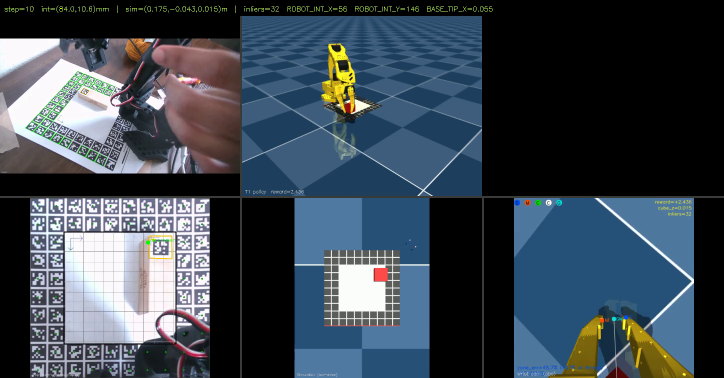
#> input picture frame 10 of real_t1_run.mp4, 1448 x 756 px, given in place of the camera (shown at 1/2 size)
$ python calibrate_camera_intrinsics.py
#> lines starting #> are read from the running program, lines starting #| are printed output that depends on the picture; after the words box and inside, x2 and y2 are one past the last pixel; in counts of white or black regions, pixels touching at a corner belong together
"""Intrinsic camera calibration using a checkerboard pattern.

Captures frames from the real wrist camera, detects checkerboard corners,
then runs cv2.calibrateCamera() to get the camera matrix and distortion
coefficients (radial + tangential distortion).

Saved to: calibration/camera_intrinsics.json

Usage:
    python calibrate_camera_intrinsics.py --camera 1
    python calibrate_camera_intrinsics.py --camera 1 --cols 9 --rows 6 --square 0.025

Controls:
    SPACE      — capture current frame (if corners found)
    C          — run calibration with captured frames so far
    U          — toggle undistort preview on/off
    Q / ESC    — quit (saves if calibration was run)

Tips:
    - Use a printed checkerboard (default: 9x6 inner corners, 25mm squares)
    - Capture 15-25 frames from different angles and distances
    - Make sure the board fills various parts of the frame
    - The green overlay shows detected corners — only captures when detected
"""

import json
import time
from pathlib import Path

import cv2
import numpy as np

SAVE_PATH = Path("calibration/camera_intrinsics.json")

# Checkerboard defaults (inner corners, not squares)
DEFAULT_COLS = 9
DEFAULT_ROWS = 6
DEFAULT_SQUARE_M = 0.030  # 30 mm squares


def calibrate(obj_points, img_points, img_shape):
    """Run cv2.calibrateCamera and return (camera_matrix, dist_coeffs, rms_error)."""
    rms, K, dist, rvecs, tvecs = cv2.calibrateCamera(
        obj_points, img_points, img_shape, None, None
    )
    return K, dist, rms


def main():
    import argparse
    parser = argparse.ArgumentParser()
    parser.add_argument("--camera", type=int, default=1)
    parser.add_argument("--cols", type=int, default=DEFAULT_COLS, help="Inner corners along width")
    parser.add_argument("--rows", type=int, default=DEFAULT_ROWS, help="Inner corners along height")
    parser.add_argument("--square", type=float, default=DEFAULT_SQUARE_M, help="Square size in metres")
    args = parser.parse_args()

    SAVE_PATH.parent.mkdir(exist_ok=True)

    board_size = (args.cols, args.rows)
    square_m   = args.square

    # 3D object points for one board pose (Z=0 plane)
    objp = np.zeros((args.cols * args.rows, 3), np.float32)
    objp[:, :2] = np.mgrid[0:args.cols, 0:args.rows].T.reshape(-1, 2) * square_m

    obj_points = []   # 3D points per captured frame
    img_points = []   # 2D points per captured frame

    cap = cv2.VideoCapture(args.camera)
    if not cap.isOpened():
        print(f"Failed to open camera {args.camera}")
        return

    K, dist = None, None
    show_undistort = False
    img_shape = None

    print(f"Checkerboard: {args.cols}x{args.rows} inner corners, {square_m*1000:.0f}mm squares")
    print("SPACE=capture  C=calibrate  U=toggle undistort  Q=quit")

    while True:
        ret, frame = cap.read()
#> frame is the input picture: shape (756, 1448, 3); mean B, G, R 80, 69.6, 59
        if not ret:
            break

        # Crop + flip to match calibration_viewer
        h, w = frame.shape[:2]
#> h = 756; w = 1448
        crop_x = (w - h) // 2
#> crop_x = 346
        frame = cv2.flip(frame[:, crop_x:crop_x + h], 1)
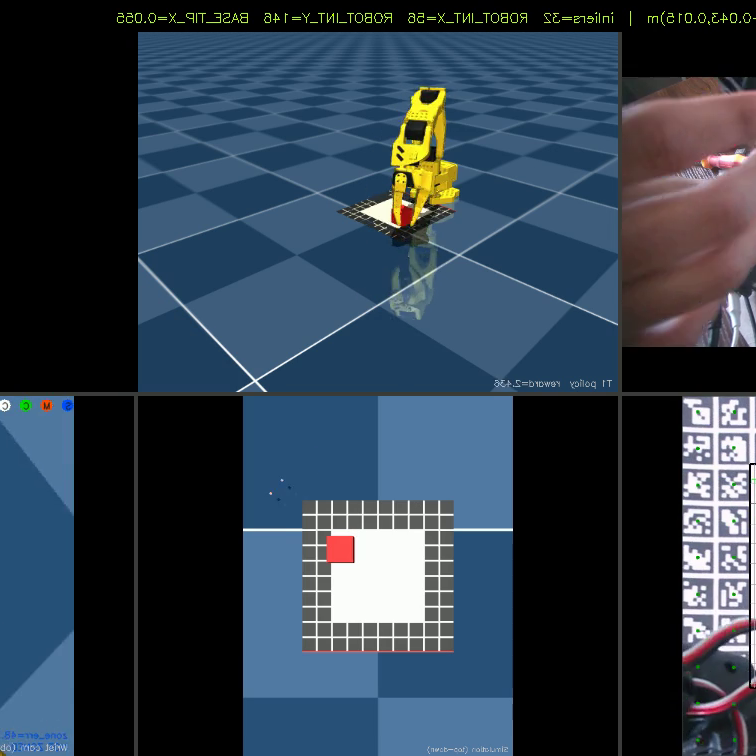
#> frame: shape (756, 756, 3); mean B, G, R 76.8, 62.5, 48.4
        img_shape = frame.shape[:2][::-1]  # (w, h)
#> img_shape = (756, 756)

        display = frame.copy()

        if show_undistort and K is not None:
            display = cv2.undistort(display, K, dist)
            cv2.putText(display, "UNDISTORTED", (8, 24),
                        cv2.FONT_HERSHEY_SIMPLEX, 0.6, (0, 255, 0), 2)

        # Detect checkerboard
        gray = cv2.cvtColor(frame, cv2.COLOR_BGR2GRAY)
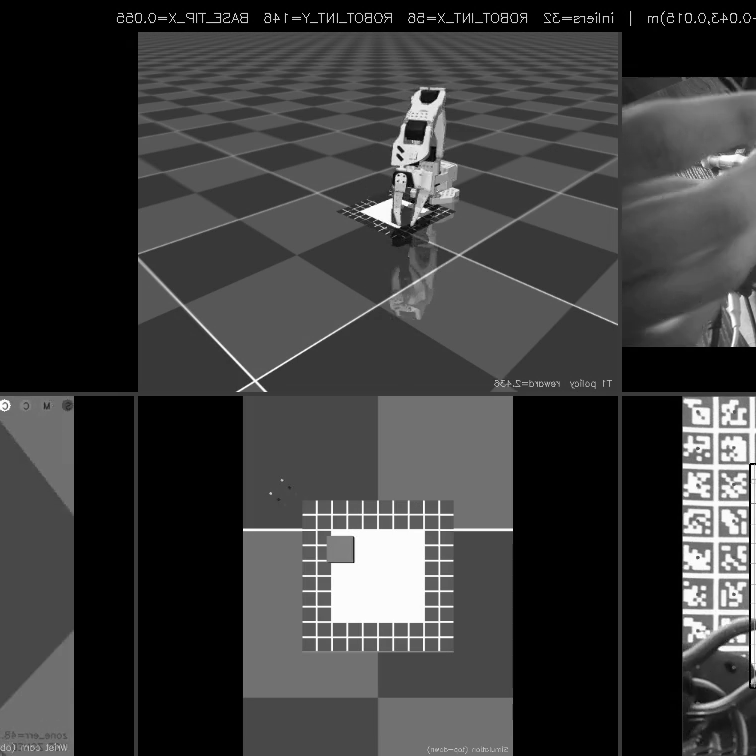
#> gray: shape (756, 756); min 0, max 255, mean 59.9
        found, corners = cv2.findChessboardCorners(gray, board_size, None)
#> found = False; corners = None
        if found:
            corners_sub = cv2.cornerSubPix(
                gray, corners, (11, 11), (-1, -1),
                criteria=(cv2.TERM_CRITERIA_EPS + cv2.TERM_CRITERIA_MAX_ITER, 30, 0.001)
            )
            cv2.drawChessboardCorners(display, board_size, corners_sub, found)
            cv2.putText(display, "BOARD FOUND — SPACE to capture", (8, display.shape[0] - 8),
                        cv2.FONT_HERSHEY_SIMPLEX, 0.5, (0, 255, 0), 1)
        else:
            cv2.putText(display, "No board detected", (8, display.shape[0] - 8),
                        cv2.FONT_HERSHEY_SIMPLEX, 0.5, (0, 80, 255), 1)
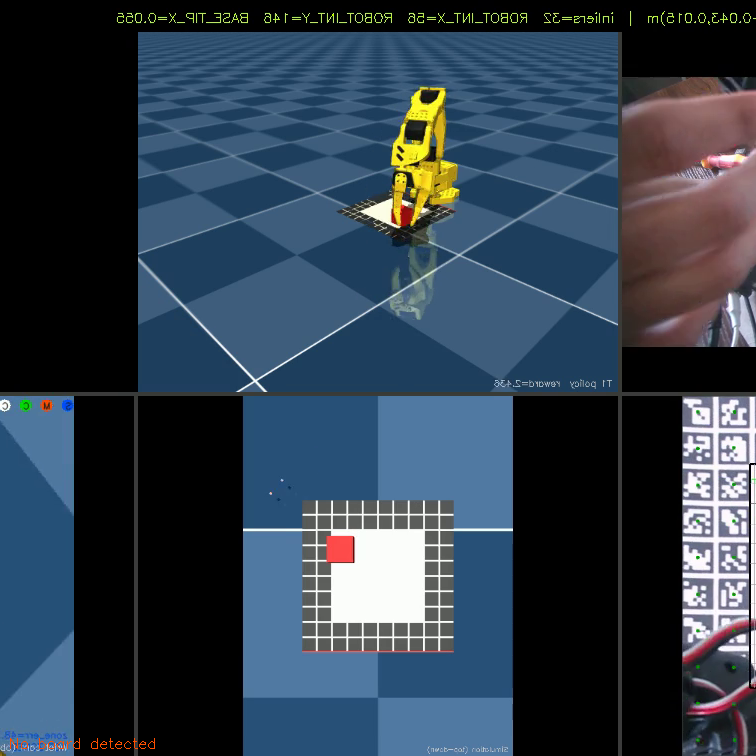
#> display: shape (756, 756, 3); 0.06% of pixels changed, all inside (x1, y1, x2, y2) = (10, 738, 155, 749)

        # Status
        status = f"Captured: {len(obj_points)}"
        if K is not None:
            status += f"  |  Calibrated (RMS shown in terminal)"
        cv2.putText(display, status, (8, 20),
                    cv2.FONT_HERSHEY_SIMPLEX, 0.5, (220, 220, 220), 1)
#> display: shape (756, 756, 3); 0.03% of pixels changed, all inside (x1, y1, x2, y2) = (10, 10, 101, 25)

        cv2.imshow("Camera Intrinsic Calibration", display)
        key = cv2.waitKey(16) & 0xFF
#> (key q is pressed here)

        if key in (ord('q'), 27):
            break
        elif key == ord(' ') and found:
            obj_points.append(objp)
            img_points.append(corners_sub)
            print(f"Captured frame {len(obj_points)}")
        elif key == ord('c'):
            if len(obj_points) < 5:
                print(f"Need at least 5 frames, have {len(obj_points)}")
            else:
                print(f"Running calibration on {len(obj_points)} frames...")
                K, dist, rms = calibrate(obj_points, img_points, img_shape)
                print(f"  RMS reprojection error: {rms:.4f} px  (aim for < 1.0)")
                print(f"  fx={K[0,0]:.1f}  fy={K[1,1]:.1f}  cx={K[0,2]:.1f}  cy={K[1,2]:.1f}")
                print(f"  dist: {dist.ravel().tolist()}")
                data = {
                    "camera_matrix":    K.tolist(),
                    "dist_coeffs":      dist.tolist(),
                    "rms_error_px":     float(rms),
                    "image_size":       list(img_shape),
                    "board_cols":       args.cols,
                    "board_rows":       args.rows,
                    "square_m":         square_m,
                    "n_frames":         len(obj_points),
                    "saved_at":         time.strftime("%Y-%m-%dT%H:%M:%S"),
                }
                with open(SAVE_PATH, "w") as f:
                    json.dump(data, f, indent=2)
                print(f"  Saved to {SAVE_PATH}")
        elif key == ord('u'):
            if K is None:
                print("Run calibration first (press C)")
            else:
                show_undistort = not show_undistort
                print(f"Undistort preview: {'ON' if show_undistort else 'OFF'}")

    cap.release()
    cv2.destroyAllWindows()


if __name__ == "__main__":
    main()

$ run again, starting later in the video
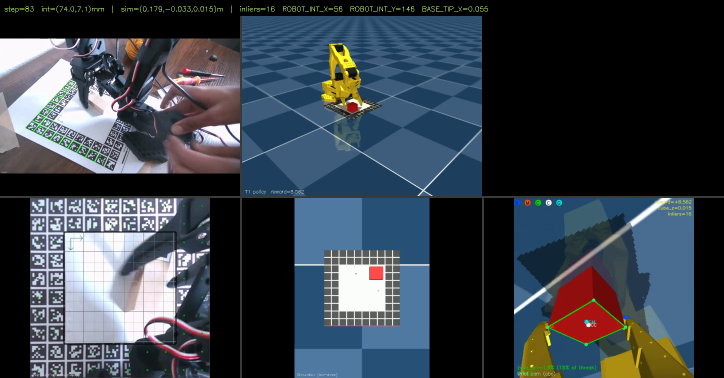
#> input picture frame 83 of real_t1_run.mp4, 1448 x 756 px, given in place of the camera (shown at 1/2 size)
#> in main, frame is the input picture: shape (756, 1448, 3); mean B, G, R 73.8, 64.9, 57
#> frame: shape (756, 756, 3)
#> in main, `gray = cv2.cvtColor(frame, cv2.COLOR_BGR2GRAY)`:
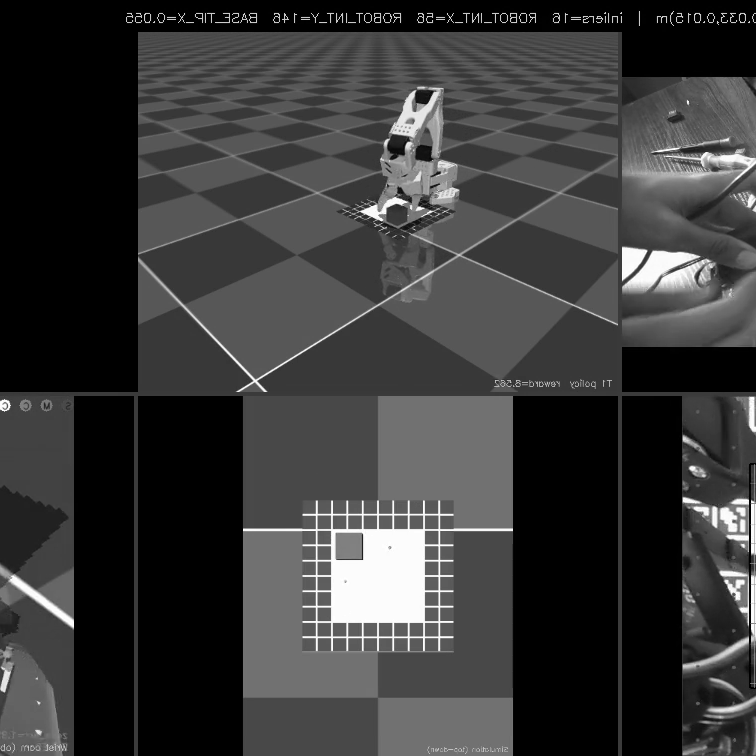
#> gray: shape (756, 756); min 0, max 255, mean 56.8
#> found = False; corners = None
#> in main, `cv2.putText(display, "No board detected", (8, display.shape[0] - 8), c..`:
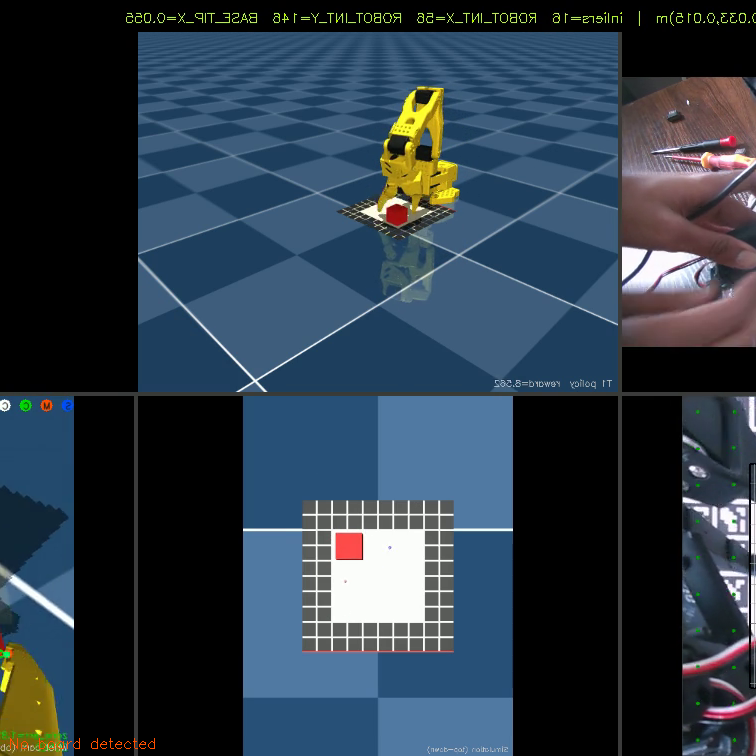
#> display: shape (756, 756, 3); mean B, G, R 72.4, 59.5, 45.7
